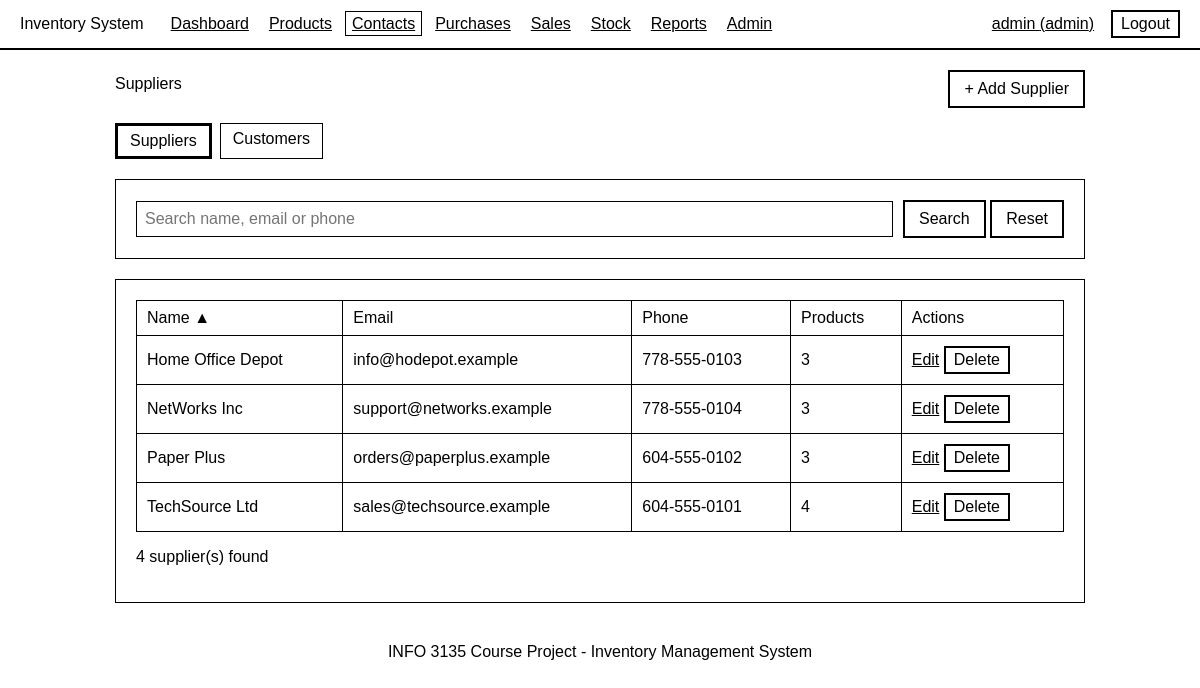
The page /pages/contacts.php (signed in) on the database its author committed.
### tables this page shows
CREATE TABLE suppliers (
    supplier_id   INT AUTO_INCREMENT PRIMARY KEY,
    name          VARCHAR(100) NOT NULL UNIQUE,
    email         VARCHAR(100) NOT NULL,
    phone         VARCHAR(20)  NOT NULL
);

### pages/contacts.php (the view, shortened to what this page needs)
<?php
require_once "../includes/functions.php";
$type = in_array(get("type"), ["suppliers", "customers"], true) ? get("type") : "suppliers";
$isSupplier = $type == "suppliers";
$key = $isSupplier ? "supplier_id" : "customer_id";
$one = $isSupplier ? "Supplier" : "Customer";
$many = $isSupplier ? "Suppliers" : "Customers";
$fields = $isSupplier ? ["name", "email", "phone"] : ["name", "email", "phone", "address"];
$base = "contacts.php?type=" . $type;
$showForm = get("show") == "form";
$id = filter_var(get("id"), FILTER_VALIDATE_INT);
$action = "";
$errors = [];
if ($showForm) {
    $data = array_fill_keys($fields, "");
    if ($id) {
        $stmt = $pdo->prepare("SELECT " . implode(", ", $fields) . " FROM $type WHERE $key = ?");
        $stmt->execute([$id]);
        $data = $stmt->fetch();
        if (!$data) {
            flash("$one not found.", "error");
            redirect($base);
        }
    }
    if ($action == "save") {
        foreach ($fields as $field) {
            $data[$field] = post($field);
        }
        if (strlen($data["name"]) < 2 || strlen($data["name"]) > 100)
            $errors["name"] = "Name must be 2-100 characters";
        if (strlen($data["email"]) > 100 || !filter_var($data["email"], FILTER_VALIDATE_EMAIL))
            $errors["email"] = "Enter a valid email address";
        if (!preg_match("/^[0-9+() -]{7,20}$/", $data["phone"]))
            $errors["phone"] = "Phone must be 7-20 digits (spaces, dashes, + and brackets allowed)";
        if (!$isSupplier && strlen($data["address"]) > 200)
            $errors["address"] = "Address can be at most 200 characters";
        if (!isset($errors["name"])) {
            $stmt = $pdo->prepare("SELECT COUNT(*) FROM $type WHERE name = ? AND $key <> ?");
            $stmt->execute([$data["name"], $id ?: 0]);
            if ($stmt->fetchColumn() > 0) $errors["name"] = "This " . strtolower($one) . " already exists";
        }
        if (!$errors) {
            $values = array_values($data);
            if ($id) {
                $sets = implode(", ", array_map(fn($f) => "$f = ?", $fields));
                $pdo->prepare("UPDATE $type SET $sets WHERE $key = ?")->execute([...$values, $id]);
                log_action("update", strtolower($one), $id, $data["name"]);
                flash("$one updated.");
            } else {
                $marks = implode(", ", array_fill(0, count($fields), "?"));
                $pdo->prepare("INSERT INTO $type (" . implode(", ", $fields) . ") VALUES ($marks)")->execute($values);
                log_action("create", strtolower($one), $pdo->lastInsertId(), $data["name"]);
                flash("$one added.");
            }
            redirect($base);
        }
    }
} else {
    $q = get("q");
    $sorts = ["name" => "t.name", "used" => "used"];
    $sort = array_key_exists(get("sort"), $sorts) ? get("sort") : "name";
    $dir = get("dir") === "desc" ? "DESC" : "ASC";
    $join = $isSupplier ? "LEFT JOIN products x ON x.supplier_id = t.supplier_id"
                        : "LEFT JOIN sales_orders x ON x.customer_id = t.customer_id";
    $usedColumn = $isSupplier ? "x.product_id" : "x.so_id";
    $search = "t.name LIKE ? OR t.email LIKE ? OR t.phone LIKE ?";
    $stmt = $pdo->prepare("SELECT COUNT(*) FROM $type t WHERE $search");
    $stmt->execute(["%$q%", "%$q%", "%$q%"]);
    $total = (int) $stmt->fetchColumn();
    [$page, $pages, $offset] = paging($total, 10);
    $stmt = $pdo->prepare("
        SELECT t.*, COUNT($usedColumn) AS used
        FROM $type t
        $join
        WHERE $search
        GROUP BY t.$key
        ORDER BY {$sorts[$sort]} $dir
        LIMIT 10 OFFSET $offset");
    $stmt->execute(["%$q%", "%$q%", "%$q%"]);
    $rows = $stmt->fetchAll();
}
?>
<?php if ($showForm): ?>
<div class="card<?= $isSupplier ? " narrow" : "" ?>">
    <h1><?= h($id ? "Edit $one" : "Add $one") ?></h1>
    <form method="post" action="<?= h($base) ?>&amp;show=form<?= $id ? "&amp;id=" . h($id) : "" ?>" class="validate" novalidate>
        <?php csrf_field(); ?>
        <input type="hidden" name="action" value="save">
        <div class="<?= $isSupplier ? "" : "form-grid" ?>">
            <div class="field">
                <label for="name">Name</label>
                <input type="text" id="name" name="name" value="<?= h($data["name"]) ?>" required minlength="2" maxlength="100"
                       data-label="Name">
                <?php field_error($errors, "name"); ?>
            </div>
            <div class="field">
                <label for="email">Email</label>
                <input type="email" id="email" name="email" value="<?= h($data["email"]) ?>" required maxlength="100"
                       data-label="Email">
                <?php field_error($errors, "email"); ?>
            </div>
            <div class="field">
                <label for="phone">Phone</label>
                <input type="text" id="phone" name="phone" value="<?= h($data["phone"]) ?>" required maxlength="20"
                       pattern="[0-9+() -]{7,20}" data-label="Phone"
                       data-message="Phone must be 7-20 digits (spaces, dashes, + and brackets allowed)">
                <?php field_error($errors, "phone"); ?>
            </div>
            <?php if (!$isSupplier): ?>
                <div class="field">
                    <label for="address">Address (optional)</label>
                    <input type="text" id="address" name="address" value="<?= h($data["address"]) ?>" maxlength="200"
                           data-label="Address">
                    <?php field_error($errors, "address"); ?>
                </div>
            <?php endif; ?>
        </div>
        <button type="submit" class="btn">Save</button>
        <a href="<?= h($base) ?>" class="btn light">Cancel</a>
    </form>
</div>
<?php else: ?>
<div class="page-head">
    <h1><?= h($many) ?></h1>
    <a href="<?= h($base) ?>&amp;show=form" class="btn">+ Add <?= h($one) ?></a>
</div>
<div class="tabs">
    <a href="contacts.php?type=suppliers"<?= $isSupplier ? ' class="current"' : "" ?>>Suppliers</a>
    <a href="contacts.php?type=customers"<?= $isSupplier ? "" : ' class="current"' ?>>Customers</a>
</div>
<div class="card">
    <form method="get" action="contacts.php" class="page-head">
        <input type="text" name="q" value="<?= h($q) ?>" placeholder="Search name, email or phone" class="grow">
        <div>
            <button type="submit" class="btn">Search</button>
            <a href="<?= h($base) ?>" class="btn light">Reset</a>
        </div>
    </form>
</div>
<div class="card">
    <div class="table-wrap">
        <table>
            <tr>
                <th><?= sort_link("Name", "name", $sort, $dir) ?></th>
                <th class="hide-sm">Email</th>
                <th class="hide-sm">Phone</th>
                <th><?= sort_link($isSupplier ? "Products" : "Orders", "used", $sort, $dir) ?></th>
                <th>Actions</th>
            </tr>
            <?php foreach ($rows as $r): ?>
                <tr>
                    <td><?= h($r["name"]) ?></td>
                    <td class="hide-sm"><?= h($r["email"]) ?></td>
                    <td class="hide-sm"><?= h($r["phone"]) ?></td>
                    <td><?= h($r["used"]) ?></td>
                    <td class="actions">
                        <a href="<?= h($base) ?>&amp;show=form&amp;id=<?= h($r[$key]) ?>">Edit</a>
                        <?php if (is_admin()): ?>
                            <form method="post" action="<?= h($base) ?>" class="confirm-delete">
                                <button type="submit" class="btn small danger">Delete</button>
                            </form>
                        <?php endif; ?>
                    </td>
                </tr>
            <?php endforeach; ?>
        </table>
    </div>
    <p><?= h($total) ?> <?= h(strtolower($one)) ?>(s) found</p>
</div>
<?php endif; ?>

### assets/css/style.css (style rules this page uses)
* { font: 16px Arial, sans-serif; box-sizing: border-box; }
body { margin: 0; }
a { color: black; }
.card { border: 1px solid black; padding: 20px; margin-bottom: 20px; }
h1, h2 { margin-top: 0; }
.page-head { display: flex; flex-wrap: wrap; justify-content: space-between; align-items: center; gap: 10px; margin-bottom: 15px; }
.card .page-head { margin-bottom: 0; }
form { margin: 0; }
input, select, textarea { width: 100%; padding: 8px; border: 1px solid black; background: white; }
.grow { flex: 1; }
.tabs { display: flex; flex-wrap: wrap; gap: 8px; margin-bottom: 20px; }
.tabs a { padding: 6px 12px; border: 1px solid black; text-decoration: none; }
.tabs a.current { border-width: 3px; }
.btn, button { display: inline-block; padding: 8px 14px; border: 2px solid black; background: white; color: black; text-decoration: none; cursor: pointer; }
.btn.small { padding: 3px 8px; }
.table-wrap { overflow-x: auto; }
table { width: 100%; border-collapse: collapse; }
th, td { padding: 8px 10px; border: 1px solid black; text-align: left; }
td.actions { white-space: nowrap; }
td.actions form { display: inline-block; margin: 2px 4px 2px 0; }

### rows shown on the page
suppliers: name "Home Office Depot", email "info@hodepot.example", phone "778-555-0103", used "3"
suppliers: name "NetWorks Inc", email "support@networks.example", phone "778-555-0104", used "3"
suppliers: name "Paper Plus", email "orders@paperplus.example", phone "604-555-0102", used "3"
suppliers: name "TechSource Ltd", email "sales@techsource.example", phone "604-555-0101", used "4"

### other values the page prints
$label "Dashboard Products Contacts Purchases Sales Stock Reports Admin"
$_SESSION["username"] "admin"
$_SESSION["role"] "admin"
$many "Suppliers"
$one "Supplier"
$label "Name Products"
$arrow "▲"
$total "4"
$one "supplier"
